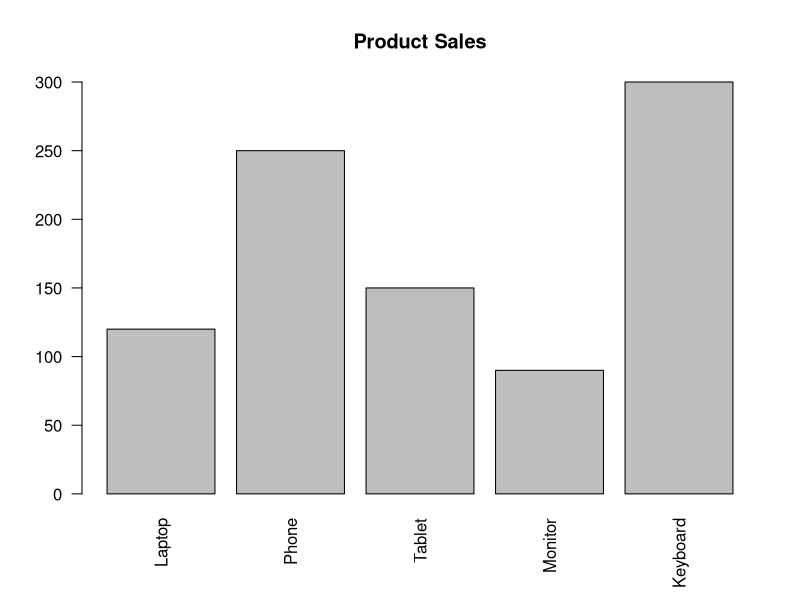

The R script that drew this image:
data <- data.frame(Product=c("Laptop","Phone","Tablet","Monitor","Keyboard"), Sales=c(120,250,150,90,300))
print(data)
cat("Total Sales:", sum(data$Sales), "\n")
barplot(data$Sales, names.arg=data$Product, main="Product Sales", las=2)
